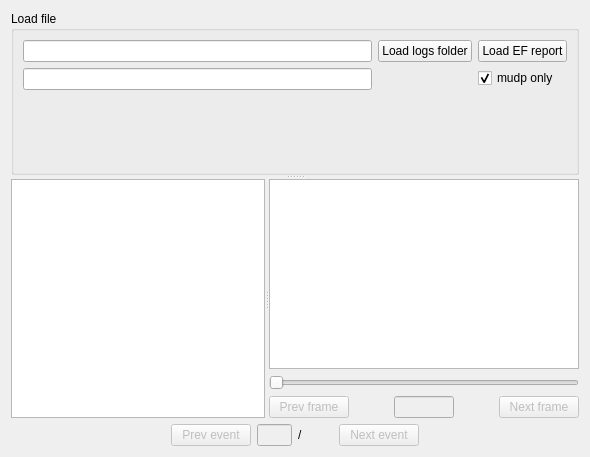
      <widget class="QWidget" name="tool4">
       <layout class="QVBoxLayout" name="verticalLayout_15">
        <item>
         <widget class="QSplitter" name="splitter_2">
          <property name="orientation">
           <enum>Qt::Vertical</enum>
          </property>
          <widget class="QGroupBox" name="groupBox_4">
           <property name="title">
            <string>Load file</string>
           </property>
           <layout class="QVBoxLayout" name="verticalLayout_16">
            <item>
             <layout class="QHBoxLayout" name="horizontalLayout_9">
              <item>
               <layout class="QVBoxLayout" name="verticalLayout_9">
                <item>
                 <widget class="QLineEdit" name="efv_loadReportLine">
                  <property name="focusPolicy">
                   <enum>Qt::StrongFocus</enum>
                  </property>
                  <property name="readOnly">
                   <bool>true</bool>
                  </property>
                 </widget>
                </item>
                <item>
                 <widget class="QLineEdit" name="efv_loadDataLine">
                  <property name="focusPolicy">
                   <enum>Qt::StrongFocus</enum>
                  </property>
                  <property name="readOnly">
                   <bool>true</bool>
                  </property>
                 </widget>
                </item>
               </layout>
              </item>
              <item>
               <layout class="QGridLayout" name="gridLayout">
                <item row="0" column="1">
                 <widget class="QPushButton" name="efv_loadReportBtn">
                  <property name="focusPolicy">
                   <enum>Qt::StrongFocus</enum>
                  </property>
                  <property name="statusTip">
                   <string>Load report .csv file from efs along with mat/tavi input folder</string>
                  </property>
                  <property name="text">
                   <string>Load EF report</string>
                  </property>
                 </widget>
                </item>
                <item row="1" column="1">
                 <widget class="QCheckBox" name="efv_loadBox">
                  <property name="focusPolicy">
                   <enum>Qt::StrongFocus</enum>
                  </property>
                  <property name="statusTip">
                   <string>Load mat with only mudp structure</string>
                  </property>
                  <property name="text">
                   <string>mudp only</string>
                  </property>
                  <property name="checked">
                   <bool>true</bool>
                  </property>
                 </widget>
                </item>
                <item row="0" column="0">
                 <widget class="QPushButton" name="efv_loadFolderBtn">
                  <property name="text">
                   <string>Load logs folder</string>
                  </property>
                 </widget>
                </item>
               </layout>
              </item>
             </layout>
            </item>
            <item>
             <spacer name="verticalSpacer_3">
              <property name="orientation">
               <enum>Qt::Vertical</enum>
              </property>
              <property name="sizeHint" stdset="0">
               <size>
                <width>20</width>
                <height>75</height>
               </size>
              </property>
             </spacer>
            </item>
           </layout>
          </widget>
          <widget class="QSplitter" name="splitter">
           <property name="enabled">
            <bool>true</bool>
           </property>
           <property name="orientation">
            <enum>Qt::Horizontal</enum>
           </property>
           <widget class="QWidget" name="layoutWidget">
            <layout class="QVBoxLayout" name="verticalLayout_13" stretch="1">
             <item>
              <widget class="QTableView" name="efv_dataTable">
               <property name="enabled">
                <bool>true</bool>
               </property>
               <property name="sizePolicy">
                <sizepolicy hsizetype="Preferred" vsizetype="Preferred">
                 <horstretch>0</horstretch>
                 <verstretch>0</verstretch>
                </sizepolicy>
               </property>
               <property name="minimumSize">
                <size>
                 <width>10</width>
                 <height>10</height>
                </size>
               </property>
               <property name="maximumSize">
                <size>
                 <width>1000000</width>
                 <height>1000000</height>
                </size>
               </property>
               <property name="focusPolicy">
                <enum>Qt::StrongFocus</enum>
               </property>
               <property name="editTriggers">
                <set>QAbstractItemView::DoubleClicked</set>
               </property>
               <property name="dragEnabled">
                <bool>true</bool>
               </property>
               <property name="dragDropOverwriteMode">
                <bool>false</bool>
               </property>
               <property name="dragDropMode">
                <enum>QAbstractItemView::InternalMove</enum>
               </property>
               <property name="defaultDropAction">
                <enum>Qt::MoveAction</enum>
               </property>
               <property name="selectionMode">
                <enum>QAbstractItemView::SingleSelection</enum>
               </property>
               <property name="selectionBehavior">
                <enum>QAbstractItemView::SelectItems</enum>
               </property>
               <property name="sortingEnabled">
                <bool>true</bool>
               </property>
               <attribute name="horizontalHeaderDefaultSectionSize">
                <number>150</number>
               </attribute>
               <attribute name="horizontalHeaderMinimumSectionSize">
                <number>110</number>
               </attribute>
               <attribute name="horizontalHeaderShowSortIndicator" stdset="0">
                <bool>false</bool>
               </attribute>
               <attribute name="verticalHeaderCascadingSectionResizes">
                <bool>false</bool>
               </attribute>
               <attribute name="verticalHeaderMinimumSectionSize">
                <number>10</number>
               </attribute>
               <attribute name="verticalHeaderStretchLastSection">
                <bool>false</bool>
               </attribute>
              </widget>
             </item>
            </layout>
           </widget>
           <widget class="QWidget" name="layoutWidget">
            <layout class="QVBoxLayout" name="verticalLayout_14" stretch="0,0,0">
             <item>
              <widget class="QGraphicsView" name="efv_videoView"/>
             </item>
             <item>
              <widget class="QSlider" name="efv_videoSlider">
               <property name="orientation">
                <enum>Qt::Horizontal</enum>
               </property>
              </widget>
             </item>
             <item>
              <layout class="QHBoxLayout" name="horizontalLayout_10" stretch="0,1,0,1,0">
               <item>
                <widget class="QPushButton" name="efv_prevFrameBtn">
                 <property name="enabled">
                  <bool>false</bool>
                 </property>
                 <property name="focusPolicy">
                  <enum>Qt::StrongFocus</enum>
                 </property>
                 <property name="statusTip">
                  <string>Move to previouse frame in current event (Left, Ctrl+left)</string>
                 </property>
                 <property name="text">
                  <string>Prev frame</string>
                 </property>
                 <property name="shortcut">
                  <string>Left</string>
                 </property>
                 <property name="autoRepeat">
                  <bool>true</bool>
                 </property>
                 <property name="autoRepeatDelay">
                  <number>150</number>
                 </property>
                 <property name="autoRepeatInterval">
                  <number>0</number>
                 </property>
                </widget>
               </item>
               <item>
                <spacer name="horizontalSpacer_12">
                 <property name="orientation">
                  <enum>Qt::Horizontal</enum>
                 </property>
                 <property name="sizeHint" stdset="0">
                  <size>
                   <width>40</width>
                   <height>20</height>
                  </size>
                 </property>
                </spacer>
               </item>
               <item>
                <widget class="QLineEdit" name="efv_frameEdit">
                 <property name="enabled">
                  <bool>false</bool>
                 </property>
                 <property name="maximumSize">
                  <size>
                   <width>60</width>
                   <height>16777215</height>
                  </size>
                 </property>
                 <property name="focusPolicy">
                  <enum>Qt::StrongFocus</enum>
                 </property>
                 <property name="statusTip">
                  <string>Move to specified frame in current event</string>
                 </property>
                 <property name="text">
                  <string/>
                 </property>
                 <property name="alignment">
                  <set>Qt::AlignCenter</set>
                 </property>
                </widget>
               </item>
               <item>
                <spacer name="horizontalSpacer_13">
                 <property name="orientation">
                  <enum>Qt::Horizontal</enum>
                 </property>
                 <property name="sizeHint" stdset="0">
                  <size>
                   <width>40</width>
                   <height>20</height>
                  </size>
                 </property>
                </spacer>
               </item>
               <item>
                <widget class="QPushButton" name="efv_nextFrameBtn">
                 <property name="enabled">
                  <bool>false</bool>
                 </property>
                 <property name="focusPolicy">
                  <enum>Qt::StrongFocus</enum>
                 </property>
                 <property name="statusTip">
                  <string>Move to next frame in current event (Right, Ctrl+Right)</string>
                 </property>
                 <property name="text">
                  <string>Next frame</string>
                 </property>
                 <property name="shortcut">
                  <string>Right</string>
                 </property>
                 <property name="autoRepeat">
                  <bool>true</bool>
                 </property>
                 <property name="autoRepeatDelay">
                  <number>150</number>
                 </property>
                 <property name="autoRepeatInterval">
                  <number>0</number>
                 </property>
                </widget>
               </item>
              </layout>
             </item>
            </layout>
           </widget>
          </widget>
         </widget>
        </item>
        <item>
         <layout class="QHBoxLayout" name="horizontalLayout_11" stretch="0,0,0,0,0,0">
          <item>
           <spacer name="horizontalSpacer_10">
            <property name="orientation">
             <enum>Qt::Horizontal</enum>
            </property>
            <property name="sizeHint" stdset="0">
             <size>
              <width>40</width>
              <height>20</height>
             </size>
            </property>
           </spacer>
          </item>
          <item>
           <widget class="QPushButton" name="efv_prevEventBtn">
            <property name="enabled">
             <bool>false</bool>
            </property>
            <property name="focusPolicy">
             <enum>Qt::StrongFocus</enum>
            </property>
            <property name="statusTip">
             <string>Load previouse event (Shift+Left)</string>
            </property>
            <property name="text">
             <string>Prev event</string>
            </property>
            <property name="shortcut">
             <string>Shift+Left</string>
            </property>
           </widget>
          </item>
          <item>
           <widget class="QLineEdit" name="efv_eventEdit">
            <property name="enabled">
             <bool>false</bool>
            </property>
            <property name="sizePolicy">
             <sizepolicy hsizetype="Fixed" vsizetype="Fixed">
              <horstretch>0</horstretch>
              <verstretch>0</verstretch>
             </sizepolicy>
            </property>
            <property name="maximumSize">
             <size>
              <width>35</width>
              <height>16777215</height>
             </size>
            </property>
            <property name="focusPolicy">
             <enum>Qt::StrongFocus</enum>
            </property>
            <property name="statusTip">
             <string>Load specified event</string>
            </property>
            <property name="text">
             <string/>
            </property>
            <property name="alignment">
             <set>Qt::AlignCenter</set>
            </property>
           </widget>
          </item>
          <item>
           <widget class="QLabel" name="efv_eventLabel">
            <property name="sizePolicy">
             <sizepolicy hsizetype="Fixed" vsizetype="Fixed">
              <horstretch>0</horstretch>
              <verstretch>0</verstretch>
             </sizepolicy>
            </property>
            <property name="minimumSize">
             <size>
              <width>35</width>
              <height>0</height>
             </size>
            </property>
            <property name="maximumSize">
             <size>
              <width>35</width>
              <height>16777215</height>
             </size>
            </property>
            <property name="focusPolicy">
             <enum>Qt::StrongFocus</enum>
            </property>
            <property name="statusTip">
             <string>Numbers of events in loaded report</string>
            </property>
            <property name="text">
             <string>/</string>
            </property>
           </widget>
          </item>
          <item>
           <widget class="QPushButton" name="efv_nextEventBtn">
            <property name="enabled">
             <bool>false</bool>
            </property>
            <property name="focusPolicy">
             <enum>Qt::StrongFocus</enum>
            </property>
            <property name="statusTip">
             <string>Load next event (Shift+Right)</string>
            </property>
            <property name="text">
             <string>Next event</string>
            </property>
            <property name="shortcut">
             <string>Shift+Right</string>
            </property>
           </widget>
          </item>
          <item>
           <spacer name="horizontalSpacer_11">
            <property name="orientation">
             <enum>Qt::Horizontal</enum>
            </property>
            <property name="sizeHint" stdset="0">
             <size>
              <width>40</width>
              <height>20</height>
             </size>
            </property>
           </spacer>
          </item>
         </layout>
        </item>
       </layout>
      </widget>
